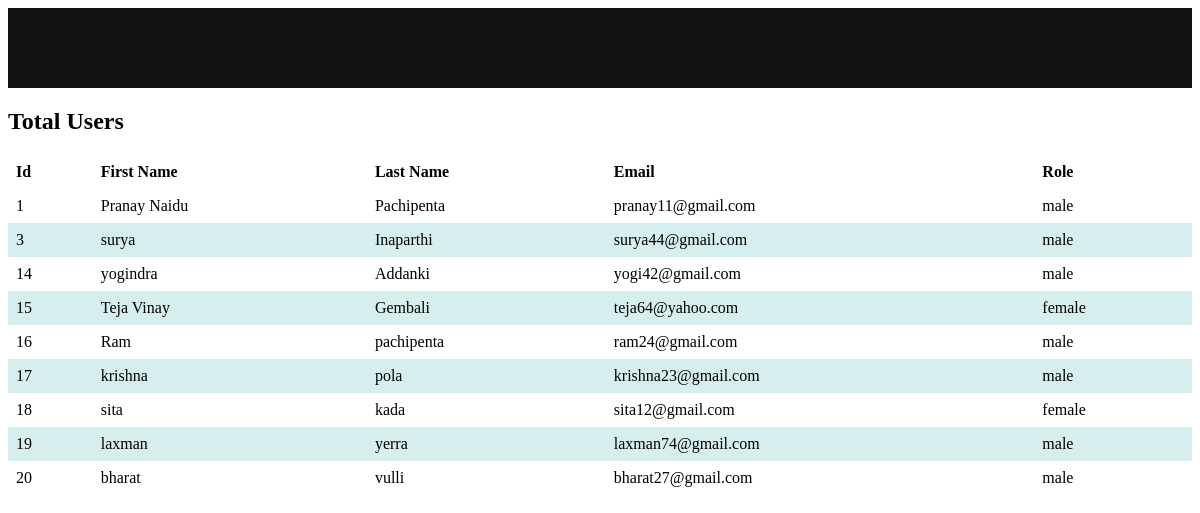
The page /users.php on the database its author committed.
### tables this page shows
CREATE TABLE `users` (
  `user_id` int(11) NOT NULL,
  `firstname` varchar(100) NOT NULL,
  `lastname` varchar(100) NOT NULL,
  `email` varchar(100) NOT NULL,
  `password` varchar(100) NOT NULL,
  `gender` varchar(30) NOT NULL,
  `acc_type` varchar(100) NOT NULL DEFAULT 'user'
);

### users.php (the view, shortened to what this page needs)
<?php
    include "config.php";
    $sql="SELECT * FROM users";
    $result=$conn->query($sql);
?>
<!DOCTYPE html>
<html lang="en">
<head>
</head>
</head>
<body>
<ul>
</ul>
</body>
<body>
    <div>
        <h2>Total Users</h2>
        <table style="width:100%">
    <head>
        <tr>
            <th>Id</th>
            <th>First Name</th>
            <th>Last Name</th>
            <th>Email</th>
            <th>Role</th>
        </tr>
   </head>
   <tbody>
       <?php
           if($result->num_rows>0){
               while($row=$result->fetch_assoc()){
           ?>
           <tr>
               <td><?php echo $row['user_id'];?></td>
               <td><?php echo $row['firstname'];?></td>
               <td><?php echo $row['lastname'];?></td>
               <td><?php echo $row['email'];?></td>
               <td><?php echo $row['gender'];?></td>
           </tr>
           <?php }
           }
           ?>
   </tbody>
        </table>
    </div>
</body>
</html>

### users.php (style rules this page uses)
table { border-collapse: collapse; width: 100%; }
th, td { text-align: left; padding: 8px; }
tr:nth-child(even) { background-color: #D6EEEE; }
ul { list-style-type: none; margin:0; height: 80px; overflow: hidden; background-color: rgba(0, 0, 0, 0.925); }

### rows shown on the page
users: user_id "1", firstname "Pranay Naidu", lastname "Pachipenta", email "pranay11@gmail.com", gender "male"
users: user_id "3", firstname "surya", lastname "Inaparthi", email "surya44@gmail.com", gender "male"
users: user_id "14", firstname "yogindra", lastname "Addanki", email "yogi42@gmail.com", gender "male"
users: user_id "15", firstname "Teja Vinay", lastname "Gembali", email "teja64@yahoo.com", gender "female"
users: user_id "16", firstname "Ram", lastname "pachipenta", email "ram24@gmail.com", gender "male"
users: user_id "17", firstname "krishna", lastname "pola", email "krishna23@gmail.com", gender "male"
users: user_id "18", firstname "sita", lastname "kada", email "sita12@gmail.com", gender "female"
users: user_id "19", firstname "laxman", lastname "yerra", email "laxman74@gmail.com", gender "male"
users: user_id "20", firstname "bharat", lastname "vulli", email "bharat27@gmail.com", gender "male"
